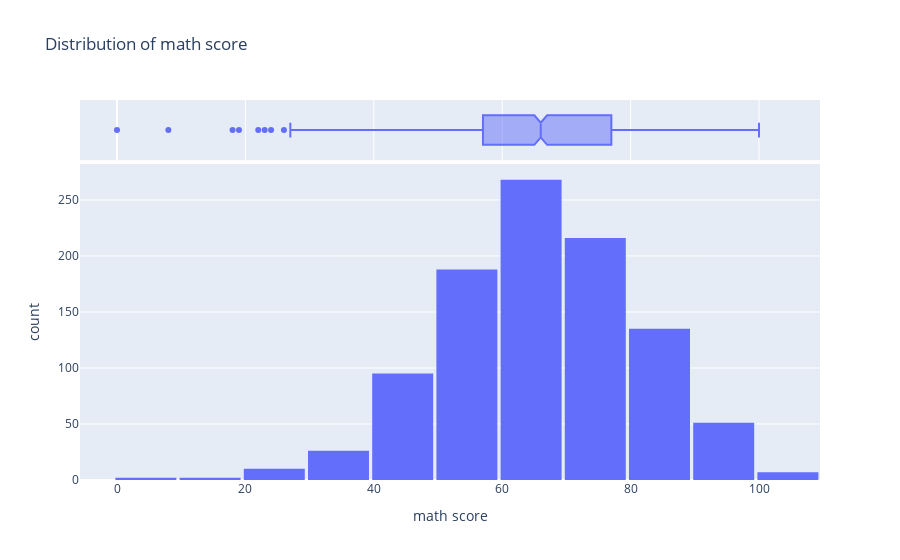

The cell this chart's notebook holds for it:
### Code cell
assert math_col is not None
fig = px.histogram(df, x=math_col, nbins=20, title=f"Distribution of {math_col}", marginal="box")
fig.update_layout(bargap=0.05)
fig.show()

m, md, sd, sk = df[math_col].mean(), df[math_col].median(), df[math_col].std(), df[math_col].skew()
print(f"[INSIGHT] {math_col}: Mean={m:.1f}, Median={md:.1f}, SD={sd:.1f}, Skew={sk:.2f}.")
print("[DECISION] If Math lags others, allocate more practice/review time to Math fundamentals.")

### Figure 1 — Plotly figure (JSON) as saved in the notebook; plotly's stock layout.template omitted (floating-point values rounded to 4 significant figures; data arrays with more than 128 entries replaced by an {"elided": "..."} marker saying what was removed)
{"data": [{"bingroup": "x", "hovertemplate": "math score=%{x}<br>count=%{y}<extra></extra>", "legendgroup": "", "marker": {"color": "#636efa", "pattern": {"shape": ""}}, "name": "", "nbinsx": 20, "orientation": "v", "showlegend": false, "type": "histogram", "x": {"elided": "1000 int values"}, "xaxis": "x", "yaxis": "y"}, {"hovertemplate": "math score=%{x}<extra></extra>", "legendgroup": "", "marker": {"color": "#636efa"}, "name": "", "notched": true, "showlegend": false, "type": "box", "x": {"elided": "1000 int values"}, "xaxis": "x2", "yaxis": "y2"}], "layout": {"bargap": 0.05, "barmode": "relative", "legend": {"tracegroupgap": 0}, "title": {"text": "Distribution of math score"}, "xaxis": {"anchor": "y", "domain": [0, 1], "title": {"text": "math score"}}, "xaxis2": {"anchor": "y2", "domain": [0, 1], "matches": "x", "showgrid": true, "showticklabels": false}, "yaxis": {"anchor": "x", "domain": [0, 0.8316], "title": {"text": "count"}}, "yaxis2": {"anchor": "x2", "domain": [0.8416, 1], "matches": "y2", "showgrid": false, "showline": false, "showticklabels": false, "ticks": ""}}}
